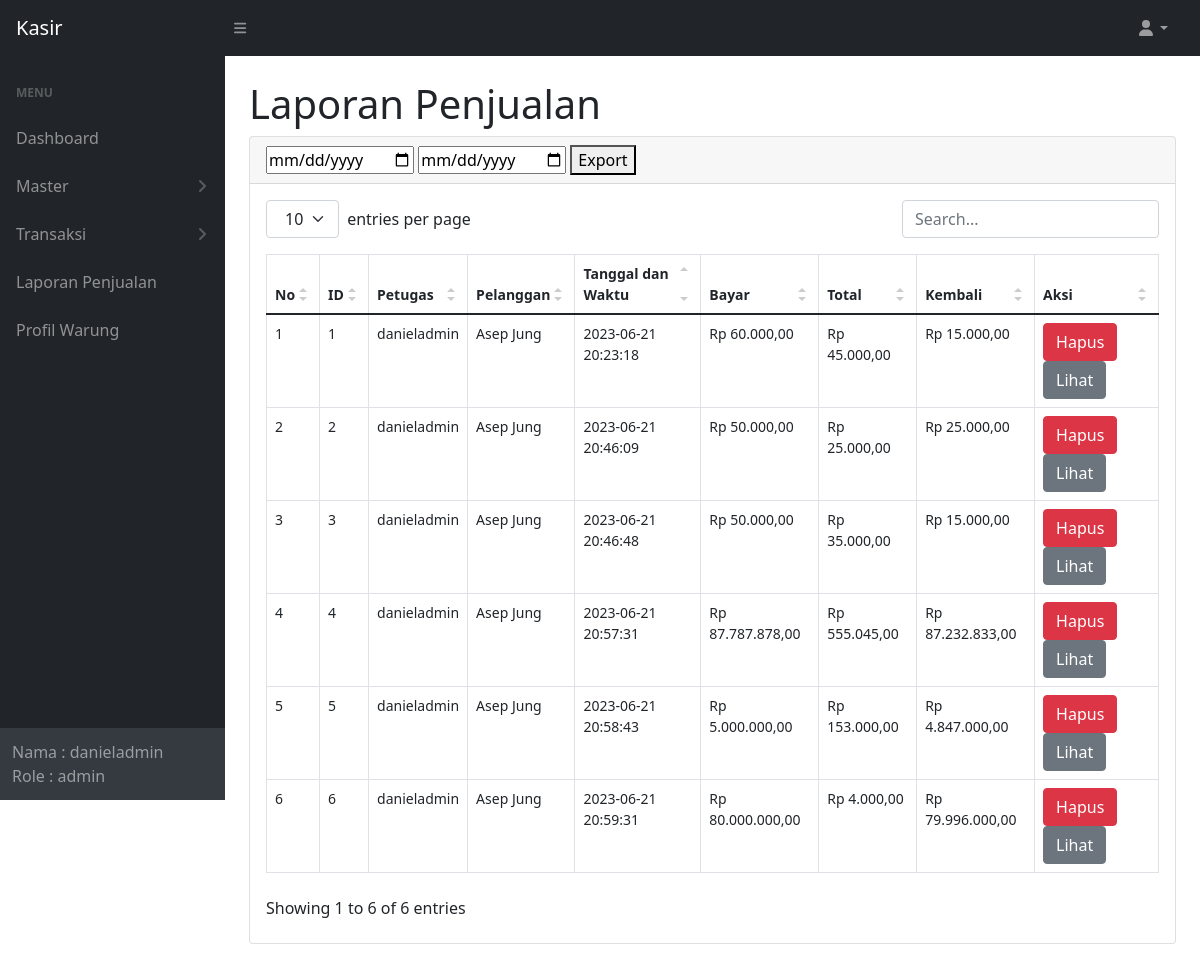
The app's page /laporan-penjualan.php (signed in) with its own data.
### tables this page shows
CREATE TABLE `transaksi` (
  `id_transaksi` int(11) NOT NULL,
  `id_pelanggan` int(11) DEFAULT NULL,
  `id_user` int(11) DEFAULT NULL,
  `tgl_wkt` datetime DEFAULT NULL,
  `total` decimal(10,2) DEFAULT NULL,
  `bayar` decimal(10,2) DEFAULT NULL,
  `kembali` decimal(10,2) DEFAULT NULL
);

CREATE TABLE `users` (
  `id_user` int(11) NOT NULL,
  `id_role` int(11) NOT NULL,
  `username` varchar(255) NOT NULL,
  `password` varchar(255) NOT NULL
);

CREATE TABLE `pelanggan` (
  `id_pelanggan` int(11) NOT NULL,
  `nama` varchar(25) NOT NULL,
  `kontak` varchar(12) NOT NULL,
  `alamat` varchar(75) NOT NULL
);

### function.php (called while the page is built, shortened)
<?php
require 'config.php';
$username = $_SESSION["username"];
$role = $_SESSION['role'];
function query($query)
{
  global $conn;
  $result = mysqli_query($conn, $query);
  $rows = [];
  while ($row = mysqli_fetch_assoc($result)) {
    $rows[] = $row;
  }
  return $rows;
}

### laporan-penjualan.php (the view, shortened to what this page needs)
<?php
require 'function.php';
$transaksi = query("SELECT * FROM transaksi
    inner join users ON transaksi.id_user=users.id_user
    inner join pelanggan ON transaksi.id_pelanggan=pelanggan.id_pelanggan
    ORDER BY id_transaksi ASC
    ");
?>
<!DOCTYPE html>
<html lang="en">
<head>
  <link rel="stylesheet" type="text/css" href="<?php echo BASEURL; ?>/assets/css/datatables.css">
  <link rel="stylesheet" type="text/css" href="<?php echo BASEURL; ?>/assets/css/styles.css">
</head>
<body class="sb-nav-fixed">
  <?php include 'partials/top_nav.php'; ?>
  <div id="layoutSidenav">
    <div id="layoutSidenav_nav">
      <?php include 'partials/sidebar.php'; ?>
    </div>
    <div id="layoutSidenav_content">
      <div class="container-fluid px-4">
        <h1 class="mt-4">Laporan Penjualan</h1>
        <div class="card mb-4">
          <div class="card-header">
            <form action="<?php echo BASEURL; ?>/list-transaksi" method="post">
              <input placeholder="Masukkan tanggal awal" type="date" name="tgl_awal">
              <input placeholder="Masukkan tanggal akhir" type="date" name="tgl_akhir">
              <button type="submit" name="submit">Export</button>
            </form>
          </div>
          <div class="card-body">
            <table id="datatablesSimple">
              <thead>
                <tr>
                  <th>No</th>
                  <th>ID</th>
                  <th>Petugas</th>
                  <th>Pelanggan</th>
                  <th>Tanggal dan Waktu</th>
                  <th>Bayar</th>
                  <th>Total</th>
                  <th>Kembali</th>
                  <th>Aksi</th>
                </tr>
              </thead>
              <tbody>
                <?php $i = 1; ?>
                <?php foreach ($transaksi as $b) { ?>
                  <tr>
                    <td>
                      <?php echo $i; ?>
                    </td>
                    <td>
                      <?php echo htmlentities($b['id_transaksi']); ?>
                    </td>
                    <td>
                      <?php echo htmlentities($b['username']); ?>
                    </td>
                    <td>
                      <?php echo htmlentities($b['nama']); ?>
                    </td>
                    <td>
                      <?php echo htmlentities($b['tgl_wkt']); ?>
                    </td>
                    <td>
                      <?php echo htmlentities('Rp ' . number_format($b['bayar'], 2, ',', '.')); ?>
                    </td>
                    <td>
                      <?php echo htmlentities('Rp ' . number_format($b['total'], 2, ',', '.')); ?>
                    </td>
                    <td>
                      <?php echo htmlentities('Rp ' . number_format($b['kembali'], 2, ',', '.')); ?>
                    </td>
                    <td>
                      <button type="button" class="btn btn-danger" data-bs-toggle="modal"
                        data-bs-target="#delete<?php echo htmlentities($b['id_transaksi']); ?>">Hapus</button>
                      <a class="btn btn-secondary"
                        href="<?php echo BASEURL; ?>/transaksi-selesai?idtrx=<?php echo htmlentities($b['id_transaksi']); ?>">Lihat</a>
                    </td>
                  </tr>
                  <?php $i++; ?>
                  <div class="modal fade" id="delete<?php echo htmlentities($b["id_transaksi"]); ?>">
                  <?php } ?>
              </tbody>
            </table>
          </div>
        </div>
      </div>
    </div>
  </div>
</body>
</html>

### partials/top_nav.php (shortened to what this page needs)
<nav class="sb-topnav navbar navbar-expand navbar-dark bg-dark">
  <a class="navbar-brand ps-3" href="<?php echo BASEURL; ?>/dashboard"> Kasir</a>
  <button class="btn btn-link btn-sm order-1 order-lg-0 me-4 me-lg-0" id="sidebarToggle" href="">
    <i class="fas fa-bars">
    </i>
  </button>
  <ul class="navbar-nav ms-auto ms-md-0 me-3 me-lg-4">
    <li class="nav-item dropdown">
      <a class="nav-link dropdown-toggle" id="navbarDropdown" href="#" role="button" data-bs-toggle="dropdown" aria-expanded="false"><i class="fas fa-user fa-fw"></i></a>
    </li>
  </ul>
</nav>

### partials/sidebar.php (shortened to what this page needs)
<?php
$uriSegments = explode("/", parse_url($_SERVER['REQUEST_URI'], PHP_URL_PATH));
?>
<nav class="sb-sidenav accordion sb-sidenav-dark overflow-auto" id="sidenavAccordion">
  <div class="sb-sidenav-menu overflow-visible">
    <div class="nav">
      <div class="sb-sidenav-menu-heading">Menu</div>
      <?php if ($_SESSION["login"] === true && $_SESSION['id_role'] === 1 || $_SESSION['id_role'] === 2) { ?>
        <a class="nav-link <?php echo ($uriSegments[2] == 'dashboard') || ($uriSegments[2] == '') ? "active" : "" ?>" href="<?php echo BASEURL; ?>/dashboard">
          Dashboard
        </a>
      <?php } ?>
      <a class="nav-link <?php echo ($uriSegments[2] == 'pelanggan') || ($uriSegments[2] == 'barang') || ($uriSegments[2] == 'kategori-barang') || ($uriSegments[2] == 'satuan-barang') || ($uriSegments[2] == 'diskon-barang') ? "active" : "" ?> collapsed " href="#" data-bs-toggle="collapse" data-bs-target="#collapsePages1" aria-expanded="false" aria-controls="collapsePages1">
        Master
        <div class="sb-sidenav-collapse-arrow"><i class="fas fa-angle-down"></i></div>
      </a>
      <a class="nav-link <?php echo ($uriSegments[2] == 'stok-masuk') || ($uriSegments[2] == 'stok-keluar') || ($uriSegments[2] == 'penjualan') ? "active" : "" ?> collapsed " href="#" data-bs-toggle="collapse" data-bs-target="#collapsePages2" aria-expanded="false" aria-controls="collapsePages2">
        Transaksi
        <div class="sb-sidenav-collapse-arrow"><i class="fas fa-angle-down"></i></div>
      </a>
      <?php if ($_SESSION["login"] === true && $_SESSION['id_role'] === 1 || $_SESSION['id_role'] === 2) { ?>
        <a class="nav-link <?php echo ($uriSegments[2] == 'laporan-penjualan') || ($uriSegments[2] == '') ? "active" : "" ?>" href="<?php echo BASEURL; ?>/laporan-penjualan">
          Laporan Penjualan
        </a>
      <?php } ?>
      <?php if ($_SESSION["login"] === true && $_SESSION['id_role'] === 1) { ?>
        <a class="nav-link <?php echo ($uriSegments[2] == 'profil-warung') || ($uriSegments[2] == '') ? "active" : "" ?>" href="<?php echo BASEURL; ?>/profil-warung">
          Profil Warung
        </a>
      <?php } ?>
    </div>
  </div>
  <div class="sb-sidenav-footer">
    <div class="medium">Nama :
      <?php echo $username ?>
    </div>
    <div class="medium">Role :
      <?php echo $role; ?>
    </div>
  </div>
</nav>

### assets/css/datatables.css (style rules this page uses)
.dataTable-table { max-width:100%;width:100%;border-spacing:0;border-collapse:separate }
.dataTable-table>tbody>tr>td,.dataTable-table>tbody>tr>th,.dataTable-table>tfoot>tr>td,.dataTable-table>tfoot>tr>th,.dataTable-table>thead>tr>td,.dataTable-table>thead>tr>th { vertical-align:top;padding:8px 10px }
.dataTable-table>thead>tr>th { vertical-align:bottom;text-align:left;border-bottom:1px solid #d9d9d9 }
.dataTable-table th { vertical-align:bottom;text-align:left }

### records on screen
transaksi: id_transaksi "1", id_user.username "danieladmin", id_pelanggan.nama "Asep Jung", tgl_wkt "2023-06-21 20:23:18", bayar "Rp 60.000,00", total "Rp 45.000,00", kembali "Rp 15.000,00"
transaksi: id_transaksi "2", id_user.username "danieladmin", id_pelanggan.nama "Asep Jung", tgl_wkt "2023-06-21 20:46:09", bayar "Rp 50.000,00", total "Rp 25.000,00", kembali "Rp 25.000,00"
transaksi: id_transaksi "3", id_user.username "danieladmin", id_pelanggan.nama "Asep Jung", tgl_wkt "2023-06-21 20:46:48", bayar "Rp 50.000,00", total "Rp 35.000,00", kembali "Rp 15.000,00"
transaksi: id_transaksi "4", id_user.username "danieladmin", id_pelanggan.nama "Asep Jung", tgl_wkt "2023-06-21 20:57:31", bayar "Rp 87.787.878,00", total "Rp 555.045,00", kembali "Rp 87.232.833,00"
transaksi: id_transaksi "5", id_user.username "danieladmin", id_pelanggan.nama "Asep Jung", tgl_wkt "2023-06-21 20:58:43", bayar "Rp 5.000.000,00", total "Rp 153.000,00", kembali "Rp 4.847.000,00"
transaksi: id_transaksi "6", id_user.username "danieladmin", id_pelanggan.nama "Asep Jung", tgl_wkt "2023-06-21 20:59:31", bayar "Rp 80.000.000,00", total "Rp 4.000,00", kembali "Rp 79.996.000,00"

### other values on screen
$username "danieladmin"
$role "admin"
